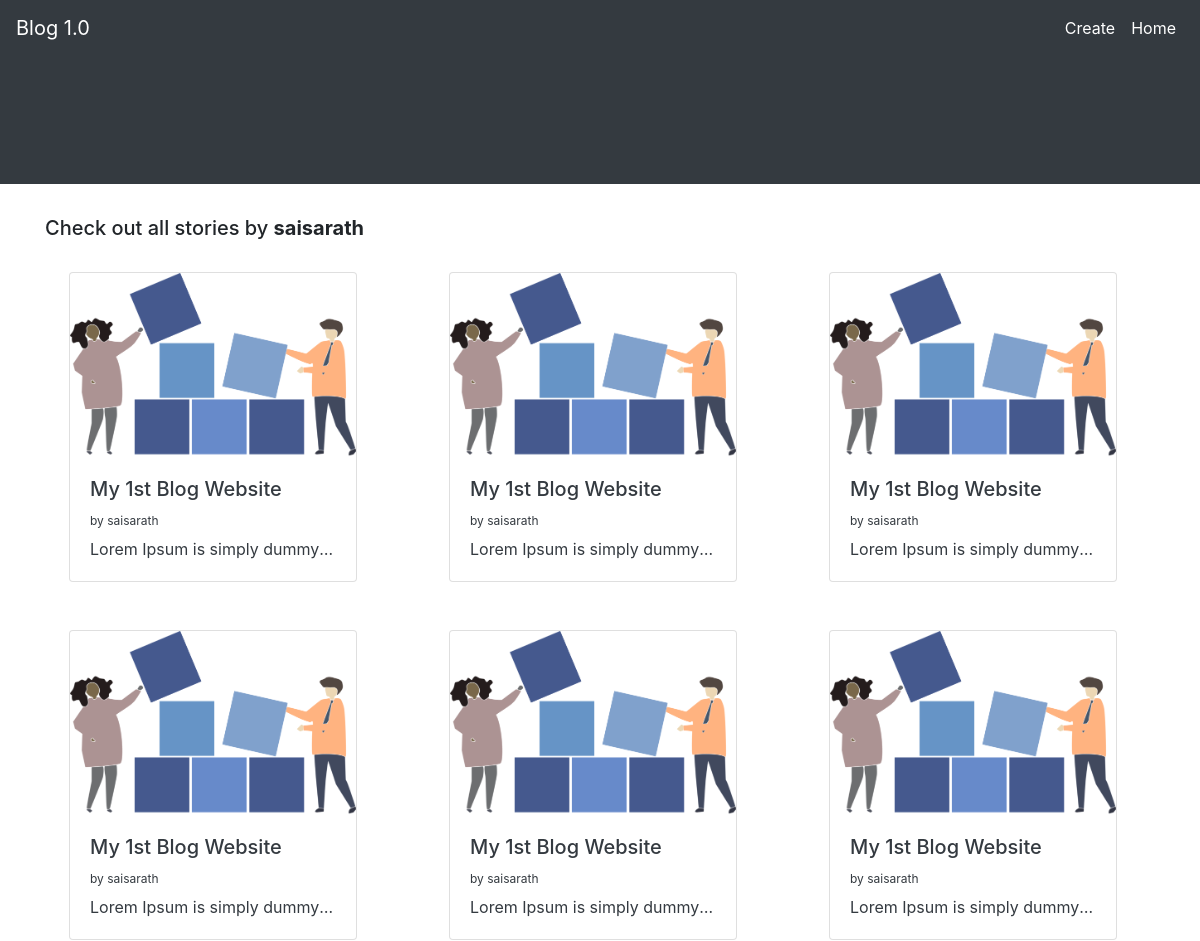
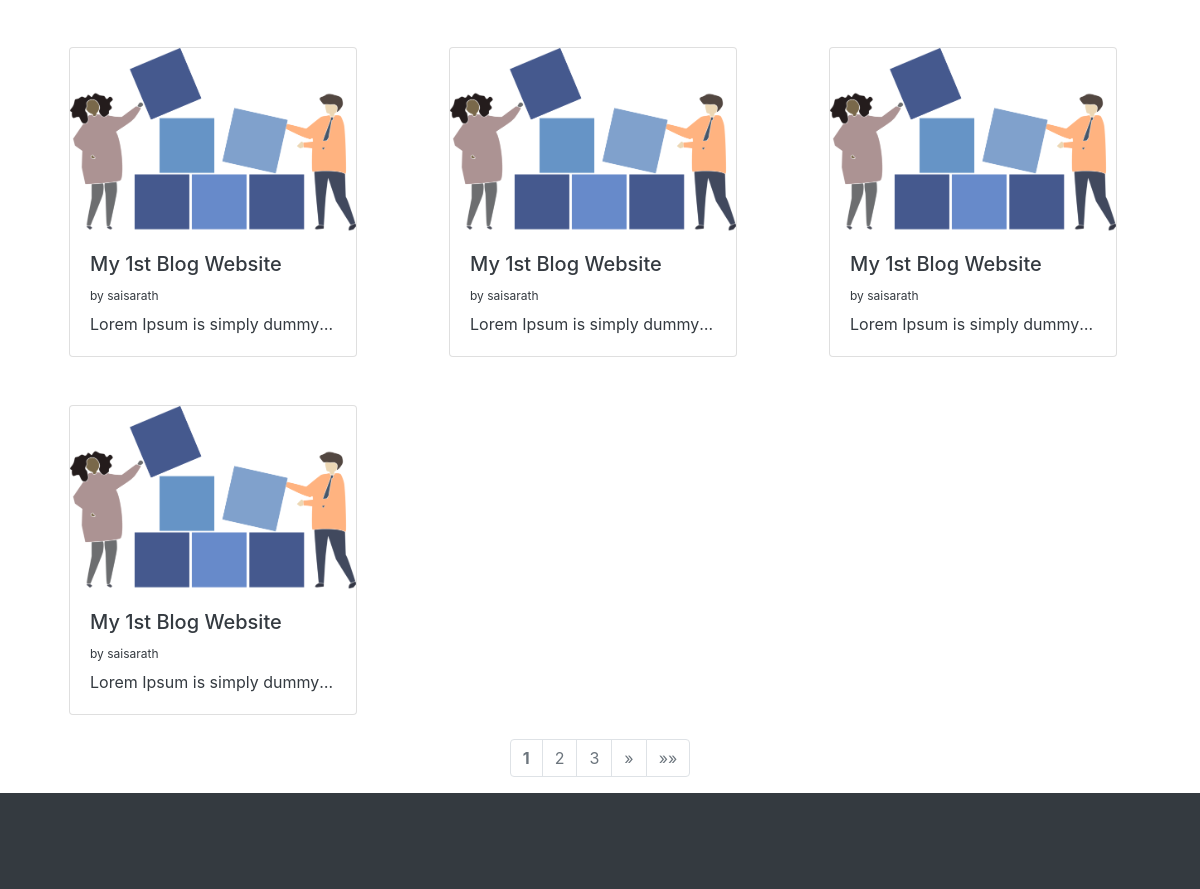
Page /blog/?username=saisarath on the committed database (2 pictures, top to bottom).
### blog/models.py (models this page shows)
class BlogCreate(models.Model):
    blogid = models.AutoField(primary_key=True)
    blogtitle = models.CharField(max_length = 30)
    blogdescription = models.CharField(max_length = 2000)
    blogimage = models.ImageField(upload_to='media/')
    bloguser = models.CharField(max_length = 100)

### blog/views.py (the view)
# urls.py: path('', views.home, name='home'),
def home(request):
    username = ''
    if request.GET.get('username') == '' or 'username' not in request.GET:
        allblogs = BlogCreate.objects.all().order_by('-blogid')
    else:
        allblogs = BlogCreate.objects.filter(bloguser=request.GET.get('username')).order_by('-blogid')
        username = request.GET.get('username')
    paginator = Paginator(allblogs, 10)
    page = request.GET.get('page')
    allblogs = paginator.get_page(page)
    return render(request, 'blog/home.html',{'allblogs':allblogs,'currentuser':request.user.username,'username':username})

### blog/templates/blog/home.html (shortened to what this page needs)
<!doctype html>
<html lang="en">
  <head>
    <link rel="stylesheet" href="https://stackpath.bootstrapcdn.com/bootstrap/4.5.0/css/bootstrap.min.css">
  </head>
  <body>
    <div class="container-fluid p-0">
      <nav class="navbar navbar-expand-lg navbar-dark bg-dark">
        <a class="navbar-brand" href="{% url 'blog:home' %}">Blog 1.0</a>
        <div class="collapse navbar-collapse" id="navbarSupportedContent">
          <ul class="navbar-nav ml-auto">
            <li class="nav-item active">
              <a class="nav-link" href="{% url 'blog:create' %}">Create <span class="sr-only">(current)</span></a>
            </li>
            <li class="nav-item active">
              <a class="nav-link" href="{% url 'home' %}">Home</a>
            </li>
          </ul>
        </div>
      </nav>
    </div>
    <div class="jumbotron jumbotron-fluid bg-dark text-light">
</div>
<div class="container min-vh-100">
  <h5>Check out all
    stories
    {% if username != '' %}
    {% if username != request.user|stringformat:'s' %}
    by <strong>{{username}}</strong>
    {% endif %}
    {% endif %}
    </h5>
<div class="row">
{% for blog in allblogs %}
  <div class="col col-lg-4 col-md-6 col-12">
    <div class="card m-4" style="width: 18rem;">
      <a href="{% url 'blog:detail' blog.blogid %}" class="text-decoration-none text-dark">
      <img class="card-img-top" src="{{ blog.blogimage.url }}" alt="Card image cap">
      <div class="card-body">
        <h5 class="card-title text-truncate"> {{ blog.blogtitle | slice:":25" }}</h5>
        <sup>by {{ blog.bloguser }}</sup>
        <p class="card-text text-truncate">{{ blog.blogdescription | slice:":40" }}</p>
      </div>
    </a>
    </div>
  </div>
{% endfor %}
</div>
</div>
    <div class="container">
      <ul class="pagination justify-content-center">
  {% for i in allblogs.paginator.page_range %}
  {% if allblogs.number == i %}
  <li class="page-item"> <a href="?page={{ i }}&username={{username}}" class="page-link text-secondary active"><strong>{{ i }}</strong></a></li>
  {% elif i > allblogs.number|add:'-4' and i < allblogs.number|add:'4' %}
  <li class="page-item"> <a href="?page={{ i }}&username={{username}}" class="page-link text-secondary">{{ i }}</a></li>
  {% endif %}
  {% endfor %}
  {% if allblogs.has_next %}
  <li class="page-item">
    <a class="page-link text-secondary" href="?page={{ allblogs.next_page_number }}&username={{username}}" aria-label="Next">
          <span aria-hidden="true">&raquo;</span>
        </a>
   </li>
   <li class="page-item">
    <a class="page-link text-secondary" href="?page={{ allblogs.paginator.num_pages }}&username={{username}}" aria-label="Next">
          <span aria-hidden="true">&raquo;&raquo;</span>
        </a>
   </li>
   {% endif %}
      </ul>
      </div>
<div class="footer">
  <div class="jumbotron jumbotron-fluid  bg-dark mb-0 p-5">
  </div>
</div>
  </body>
</html>

### rows in the picture
BlogCreate: blogimage (picture), blogtitle "My 1st Blog Website", bloguser "saisarath", blogdescription "Lorem Ipsum is simply dummy…"
BlogCreate: blogimage (picture), blogtitle "My 1st Blog Website", bloguser "saisarath", blogdescription "Lorem Ipsum is simply dummy…"
BlogCreate: blogimage (picture), blogtitle "My 1st Blog Website", bloguser "saisarath", blogdescription "Lorem Ipsum is simply dummy…"
BlogCreate: blogimage (picture), blogtitle "My 1st Blog Website", bloguser "saisarath", blogdescription "Lorem Ipsum is simply dummy…"
BlogCreate: blogimage (picture), blogtitle "My 1st Blog Website", bloguser "saisarath", blogdescription "Lorem Ipsum is simply dummy…"
BlogCreate: blogimage (picture), blogtitle "My 1st Blog Website", bloguser "saisarath", blogdescription "Lorem Ipsum is simply dummy…"
BlogCreate: blogimage (picture), blogtitle "My 1st Blog Website", bloguser "saisarath", blogdescription "Lorem Ipsum is simply dummy…"
BlogCreate: blogimage (picture), blogtitle "My 1st Blog Website", bloguser "saisarath", blogdescription "Lorem Ipsum is simply dummy…"
BlogCreate: blogimage (picture), blogtitle "My 1st Blog Website", bloguser "saisarath", blogdescription "Lorem Ipsum is simply dummy…"
BlogCreate: blogimage (picture), blogtitle "My 1st Blog Website", bloguser "saisarath", blogdescription "Lorem Ipsum is simply dummy…"

### other values in the picture
{{ username }} "saisarath"
{{ i }} "1"
{{ i }} "2" "3"
